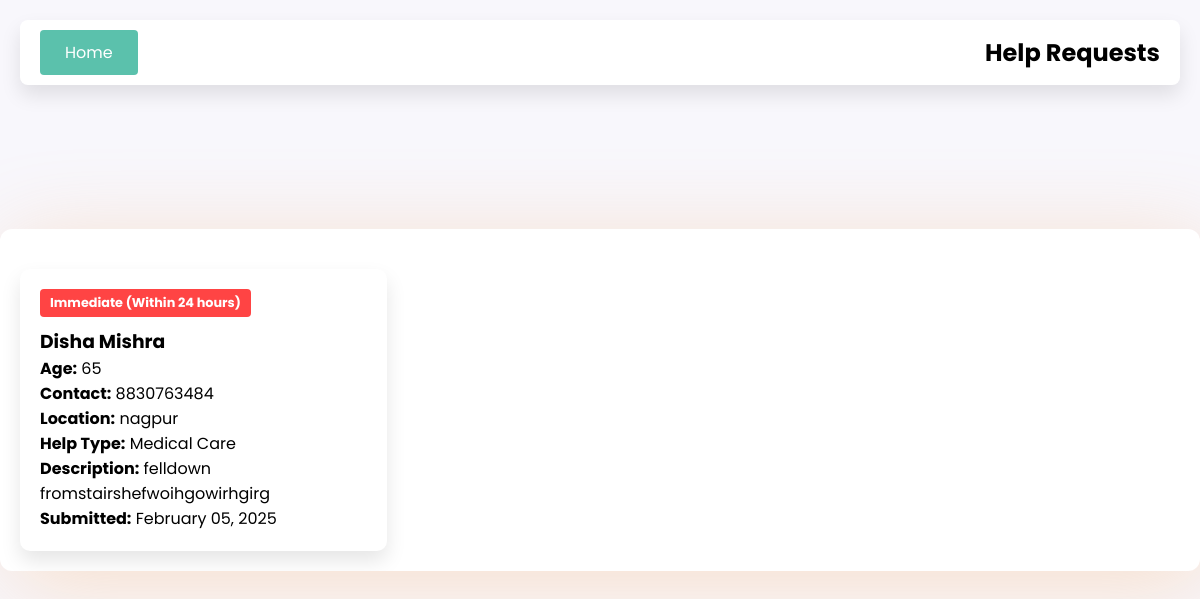
The app's page /view-help-requests/ (signed in) with its own data.
### app1/models.py (models this page shows, shortened)
class HelpRequest(models.Model):
    HELP_TYPES = [
        ('financial', 'Financial Assistance'),
        ('medical', 'Medical Care'),
        ('housing', 'Housing Support'),
        ('daily', 'Daily Care Support'),
        ('emotional', 'Emotional Support'),
        ('other', 'Other')
    ]
    URGENCY_LEVELS = [
        ('immediate', 'Immediate (Within 24 hours)'),
        ('urgent', 'Urgent (Within a week)'),
        ('normal', 'Normal (Within a month)')
    ]
    full_name = models.CharField(max_length=100)
    age = models.IntegerField()
    contact = models.CharField(max_length=15)
    location = models.TextField()
    help_type = models.CharField(max_length=20, choices=HELP_TYPES)
    description = models.TextField()
    urgency = models.CharField(max_length=20, choices=URGENCY_LEVELS)
    created_at = models.DateTimeField(auto_now_add=True)
    class Meta:
        ordering = ['-created_at']  # Newest requests first

### app1/views.py (the view)
# urls.py: path('view-help-requests/', views.view_help_requests, name='view_help_requests'),
def view_help_requests(request):
    if not request.session.get('ngo_id'):
        messages.error(request, "You must be logged in as an NGO to view help requests.")
        return redirect('ngo_login')
    help_requests_list = HelpRequest.objects.all()
    paginator = Paginator(help_requests_list, 9)  # 9 requests per page
    page_number = request.GET.get('page', 1)
    help_requests = paginator.get_page(page_number)
    return render(request, 'app1/help_requests.html', {'help_requests': help_requests})

### app1/templates/app1/help_requests.html (shortened to what this page needs)
{% load static %}
{% load widget_tweaks %}
<!DOCTYPE html>
<html lang="en">
<head>
    <link rel="stylesheet" href="{% static 'css/registerstyle.css' %}">
</head>
<body>
    <div class="help-requests-container">
        <div class="fixed-header">
            <button type="button" class="home-button" onclick="window.location.href='{% url 'index' %}';">Home</button>
            <h2>Help Requests</h2>
        </div>
        <div class="request-card-wrapper">
            {% for request in help_requests %}
                <div class="request-card">
                    <div class="request-info">
                        <span class="urgency-badge {{ request.urgency }}">{{ request.get_urgency_display }}</span>
                        <h3>{{ request.full_name }}</h3>
                        <p><strong>Age:</strong> {{ request.age }}</p>
                        <p><strong>Contact:</strong> {{ request.contact }}</p>
                        <p><strong>Location:</strong> {{ request.location }}</p>
                        <p><strong>Help Type:</strong> {{ request.get_help_type_display }}</p>
                        <p><strong>Description:</strong> {{ request.description }}</p>
                        <p><strong>Submitted:</strong> {{ request.created_at|date:"F d, Y" }}</p>
                    </div>
                </div>
            {% empty %}
                <div class="request-card">
                    <p>No help requests available at this time.</p>
                </div>
            {% endfor %}
        </div>
    </div>
</body>
</html>

### static/css/registerstyle.css (style rules this page uses)
* { padding: 0; margin: 0; box-sizing: border-box; font-family: 'Poppins', sans-serif; }
body { display: flex; justify-content: center; align-items: center; height: 100vh; background: #F8F7FC; }

### app1/templates/app1/help_requests.html (style rules this page uses)
.fixed-header { display: flex; justify-content: space-between; align-items: center; position: fixed; top: 20px; left: 20px; right: 20px; z-index: 1000; background-color: #ffffff; padding: 10px 20px; border-radius: 8px; box-shadow: 0px 10px 20px rgba(0, 0, 0, 0.1); }
.fixed-header h2 { margin: 0; font-size: 24px; }
.home-button { background-color: #5bc1ac; color: #ffffff; padding: 10px 25px; border: none; border-radius: 4px; font-size: 16px; cursor: pointer; text-align: right; }
.help-requests-container { background: #ffffff; padding: 20px; width: 100%; max-width: 1400px; border-radius: 12px; box-shadow: 10px 14px 90px #F5AC6252; margin: 80px auto; height: auto; overflow-y: auto; display: flex; flex-direction: column; }
.request-card-wrapper { display: flex; flex-wrap: wrap; justify-content: space-between; gap: 20px; margin-top: 20px; }
.request-card { background-color: #ffffff; border-radius: 10px; box-shadow: 0px 10px 20px rgba(0, 0, 0, 0.1); padding: 20px; width: calc(33.33% - 20px); box-sizing: border-box; }
.urgency-badge { display: inline-block; padding: 5px 10px; border-radius: 4px; font-size: 0.8em; font-weight: bold; margin-bottom: 10px; }
.immediate { background: #ff4444; color: white; }

### records on screen
HelpRequest: urgency "Immediate (Within 24 hours)", full_name "Disha Mishra", age "65", contact "8830763484", location "nagpur", help_type "Medical Care", description "felldown fromstairshefwoihgowirhgirg", created_at "February 05, 2025"
